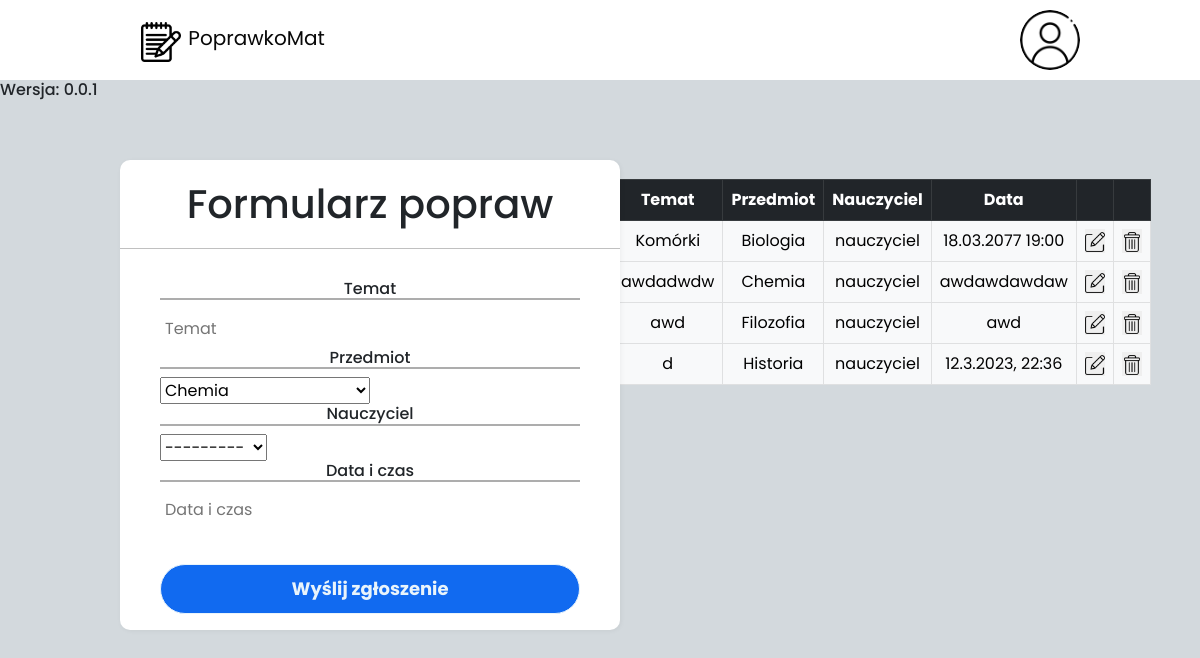
/uczen/ (signed in), run on the app's committed database.
### poprawy/models.py (models this page shows)
class Poprawa(models.Model):
    class Przedmiot(models.TextChoices):
        Biologia =  "Biologia"
        Chemia =  "Chemia"
        Filozofia = "Filozofia"
        Fizyka =  "Fizyka"
        Geografia=  "Geografia"
        Historia =  "Historia"
        Historia_i_teraźniejszość =  "Historia i teraźniejszość"
        Informatyka =  "Informatyka"
        Język_angielski =  "Język angielski"
        Języka_polski =  "Języka polski"
        Język_hiszpański =  "Język hiszpański"
        Język_niemiecki =  "Język niemiecki"
        Matematyka =  "Matematyka"
        Projekt_społeczny =  "Projekt społeczny"
        Religia =  "Religia"
        Wychowanie_fizyczne =  "Wychowanie fizyczne"
    user1 = models.ForeignKey(Uczen, null=True,on_delete=models.SET_NULL)
    temat =models.CharField(max_length=50)
    przedmiot = models.CharField(max_length=60,choices=Przedmiot.choices,default=Przedmiot.Chemia)
    nauczyciel = models.ForeignKey(Nauczyciel, null=True,on_delete=models.SET_NULL)
    data  = models.CharField(max_length=50, default='')
    def __str__(self):
        return f'{self.user1}'

class Nauczyciel(models.Model):
    class Klasy(models.TextChoices):
        JAN = "1", "1LOA"
        FEB = "2", "1LOB"
        MAR = "3", "2LO"
    user = models.OneToOneField(User, on_delete=models.CASCADE)
    klasa = models.CharField(max_length=10,choices=Klasy.choices,default=Klasy.JAN)
    def __str__(self):
        return f'{self.user.first_name}'

### poprawy/decorators.py (the view)
        def wrapper_func(request, *args, **kwargs):
            group = None
            if request.user.groups.exists():
                group = request.user.groups.all()[0].name
            if group == allowed_roles:
                return view_func(request, *args,**kwargs)
            else:
                return redirect('nauczyciel_page')

### poprawy/models.py (called while the page is built)
    def __str__(self):
        return f'{self.user1.first_name}'

### poprawy/views.py (called while the page is built, shortened)
@login_required(login_url='login')
@allowed_users(allowed_roles='uczen')
def uczenPage(request):
  form1 = Zgloszenie
  subitted = False
  po = Poprawa.objects.all()
  print(po)
  return render(request, 'uczen_strona.html', {"po":po,"form":form1})

### poprawy/templates/uczen_strona.html (shortened to what this page needs)
{% load static %}
<!DOCTYPE html>
<html lang="en">
<head>
    <link href="https://cdn.jsdelivr.net/npm/bootstrap@5.3.0-alpha1/dist/css/bootstrap.min.css" rel="stylesheet">
    <link rel="stylesheet" href="{% static 'main.css' %}">
</head>
<body>
    <nav>
        <div class="logo">
            <a href="{% url 'uczen_page'%}">
                <img class="sv" src="{% static 'wspolne/notepad.png' %}">
                <span class="logo-name">PoprawkoMat</span>
            </a>
        </div>
        <div class="user-profile">
            <img src="{% static 'ikony_userpage/user.png' %}" class="user" onclick="toggleMenu()">
        </div>
    </nav>
    <article>
        <h6>Wersja: 0.0.1</h6>
        <div class="center">
            <h1>Formularz popraw</h1>
            <form action="" method="POST">
              <div class="txt_field">
                <h6>Temat</h6>
                {{form.temat}}
                <h6>Przedmiot</h6>
                {{form.przedmiot}}
                <h6>Nauczyciel</h6>
                {{form.nauczyciel}}
                <h6>Data i czas</h6>
                {{form.data}}
              </div>
                <input type="submit" value="Wyślij zgłoszenie">
            </form>
        </div>
        <div class="container">
            <br><br><br>
            <table class="table table-light table-hover table-bordered" id="example" style="text-align: center;">
                <thead class="table-dark">
                    <tr>
                        <th>Temat</th>
                        <th>Przedmiot</th>
                        <th>Nauczyciel</th>
                        <th>Data</th>
                        <th></th>
                        <th></th>
                    </tr>
                </thead>
                {% for pos in po %}
                <tr>
                    <td>{{pos.temat}}</td>
                    <td>{{pos.przedmiot}}</td>
                    <td>{{pos.nauczyciel}}</td>
                    <td>{{pos.data}}</td>
                    <td></button><button><img width="20px" src="{% static 'ikony_userpage/edit.png' %}"></button></td>
                    <td></button><button><img width="20px" src="{% static 'ikony_userpage/delete.png' %}"></td>
                </tr>
                {% endfor %}
            </table>
        </div>
    </article>
</body>
</html>

### poprawy/static/main.css (style rules this page uses)
* { font-family: "Poppins", sans-serif; margin: 0; padding: 0; box-sizing: border-box; }
.sv { width: 40px; margin-left: 20px; margin-top: 3px; }
body { background: rgb(211, 217, 221); }
.container { width: 40%; margin-left: 50%; }
.container button { border: none; }
nav { background: #fff; width: 100%; height: 10%; padding: 10px 10%; display: flex; align-items: center; justify-content: space-between; position: relative; }
.user { width: 60px; border-radius: 50%; cursor: pointer; margin-left: 30px; }
.center { position: absolute; top: 20%; left: 10%; width: 500px; height: 470px; background: white; border-radius: 10px; box-shadow: 1px 1px 5px rgba(0,0,0,0.05); }
.center h1 { text-align: center; padding: 20px 0; border-bottom: 1px solid silver; }
.center h6 { text-align: center; border-bottom: 2px solid #adadad; }
.center form { padding: 0 40px; box-sizing: border-box; }
form .txt_field { position: relative; margin: 30px 0; }
.txt_field input { width: 100%; padding: 0 5px; height: 40px; font-size: 16px; border: none; background: none; outline: none; }
input[type="submit"] { width: 100%; height: 50px; margin-top: 1%; border: 1px solid; background: #116af0; border-radius: 25px; font-size: 18px; color: #e9f4fb; font-weight: 700; cursor: pointer; outline: none; }
nav .logo { display: flex; font-size: 20px; margin-left: 1px; }
.logo .logo-name { padding: 2px; }
.logo a { color:#080808; text-decoration: none; }

### data on the page
Poprawa: temat "Komórki", przedmiot "Biologia", nauczyciel "nauczyciel", data "18.03.2077 19:00"
Poprawa: temat "awdadwdw", przedmiot "Chemia", nauczyciel "nauczyciel", data "awdawdawdaw"
Poprawa: temat "awd", przedmiot "Filozofia", nauczyciel "nauczyciel", data "awd"
Poprawa: temat "d", przedmiot "Historia", nauczyciel "nauczyciel", data "12.3.2023, 22:36"
